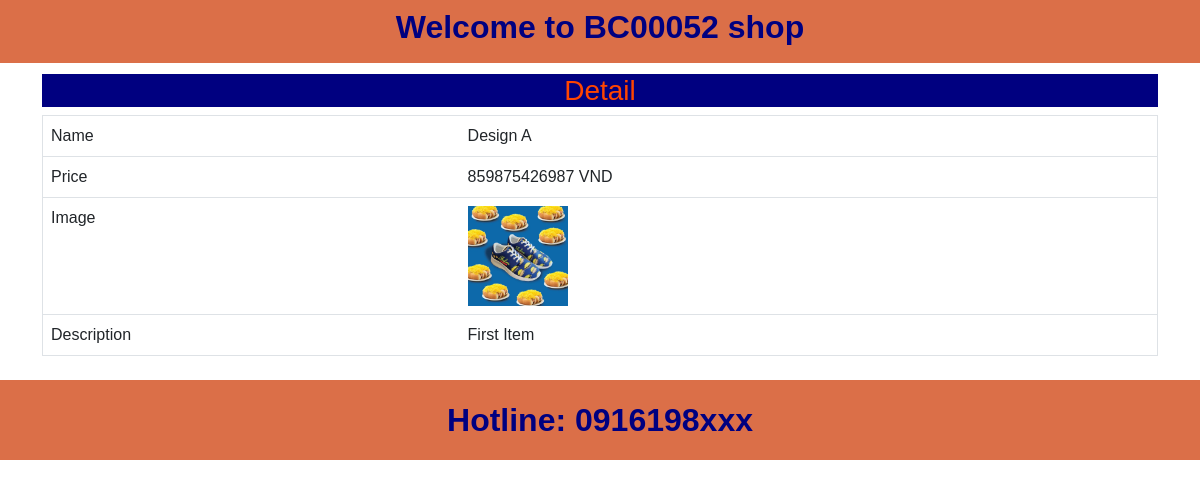
Page /ASM2_BC00052/customer/detail.php?id=Design A on the committed database.
### tables this page shows
CREATE TABLE `product` (
  `Name` varchar(50) NOT NULL,
  `Price` double NOT NULL,
  `Image` varchar(50) DEFAULT NULL,
  `Description` varchar(50) NOT NULL,
  `Status` varchar(50) NOT NULL
);

### ASM2_BC00052/customer/detail.php (the view, shortened to what this page needs)
<?php
    $id = $_GET['id'];
    require_once("../admin/databaseconnect.php");
    $sql = "select * from product where Name ='$id'";
    $result = mysqli_query($conn,$sql);
    $row = mysqli_fetch_assoc($result);
?>
<!DOCTYPE html>
<html lang="en">
<head>
    <link rel="stylesheet" href="../admin/css/style.css">
    <link href="https://cdn.jsdelivr.net/npm/bootstrap@5.2.2/dist/css/bootstrap.min.css" rel="stylesheet">
</head>
<body>
<div class="header">
        <div
          class="p-6 text-center titlename"
          style="
            background-color: rgb(219, 111, 72);
          "
        >
          <div class="mask" >
            <div class="d-flex justify-content-center align-items-center h-100">
              <div class="title">
                <h1 class="mb-3" id="title">Welcome to BC00052 shop</h1>
              </div>
            </div>
          </div>
        </div>
    </div>
    <div class="container">
        <div id="pro1"><h3>Detail</h3></div>
        <table width="100%"  class="table" border="1">
            <tr>
                <td>
                    Name
                </td>
                <td>
                    <?php
                    echo $row['Name'];
                    ?>
                </td>
            </tr>
            <tr>
                <td>
                    Price
                </td>
                <td>
                    <?php
                    echo $row['Price'] . " VND";
                    ?>
                </td>
            </tr>
            <tr>
                <td>
                    Image
                </td>
                <td>
                <img src="<?php echo '../admin/' . $row['Image']?>" height='100px'><br/>
                </td>
            </tr>
            <tr>
                <td>
                    Description
                </td>
                <td>
                    <?php
                    echo " " .$row['Description'];
                    ?>
                </td>
            </tr>
        </table>
        </div>
        <footer class="bg-light text-center text-lg-start">
        <div class="text-center p-3 footer" id="title" style="background-color: rgb(219, 111, 72);">
           Hotline: 0916198xxx
        </div>
    </footer>
</body>
</html>

### ASM2_BC00052/admin/css/style.css (style rules this page uses)
table { margin: auto; font-family: 'Gill Sans', 'Gill Sans MT', Calibri, 'Trebuchet MS', sans-serif; width: auto; }
html { font-family: 'Gill Sans', 'Gill Sans MT', Calibri, 'Trebuchet MS', sans-serif; }
.container { font-family: 'Gill Sans', 'Gill Sans MT', Calibri, 'Trebuchet MS', sans-serif; }
#pro1 { background-color: navy; color: orangered; font-weight: bold; text-align: center; margin-top: 1%; }
#title { font-size: larger; }
#title { margin-top: 2%; font-family: 'Gill Sans', 'Gill Sans MT', Calibri, 'Trebuchet MS', sans-serif; font-weight: bold; font-size: xx-large; }
.footer { padding: auto; height: 10%; font-family: 'Gill Sans', 'Gill Sans MT', Calibri, 'Trebuchet MS', sans-serif; color: navy; font-size: larger; font-weight: bold; margin-top: 50%; }
.header { font-family: 'Gill Sans', 'Gill Sans MT', Calibri, 'Trebuchet MS', sans-serif; color: navy; font-weight: bold; height: 10%; font-size: larger; }
.mb-3 { color: navy; }

### rows in the picture
product: Name "Design A", Price "859875426987", Image (picture), Description "First Item"
